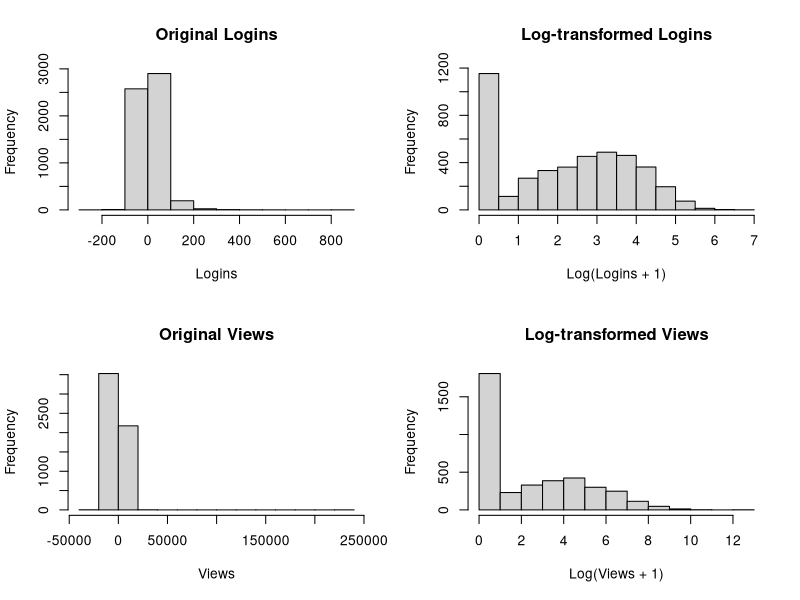
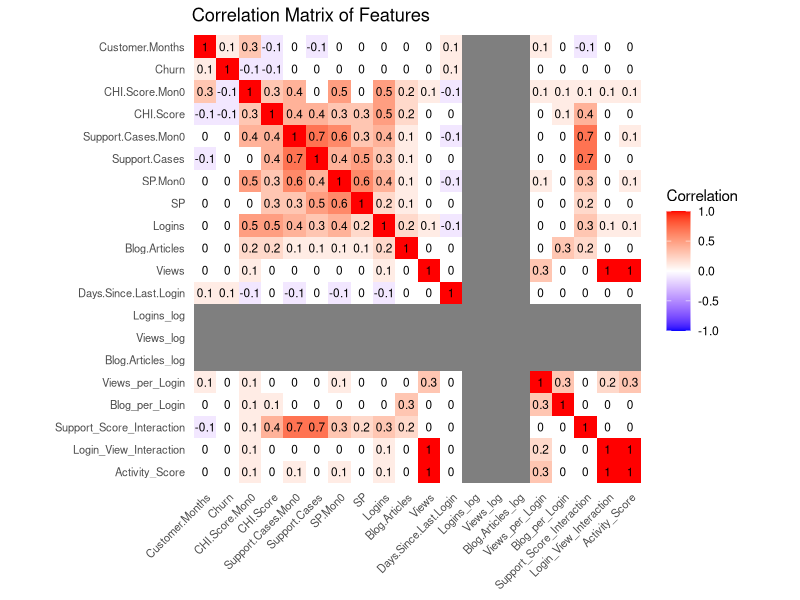
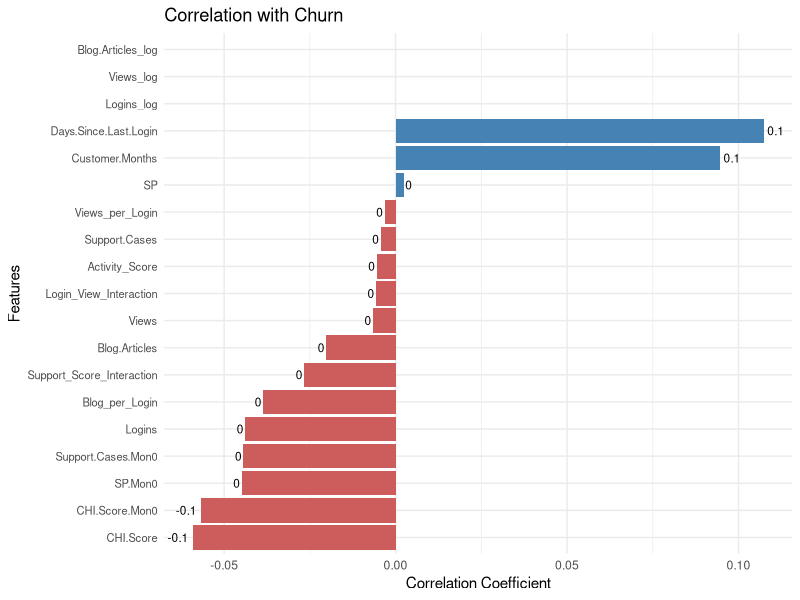
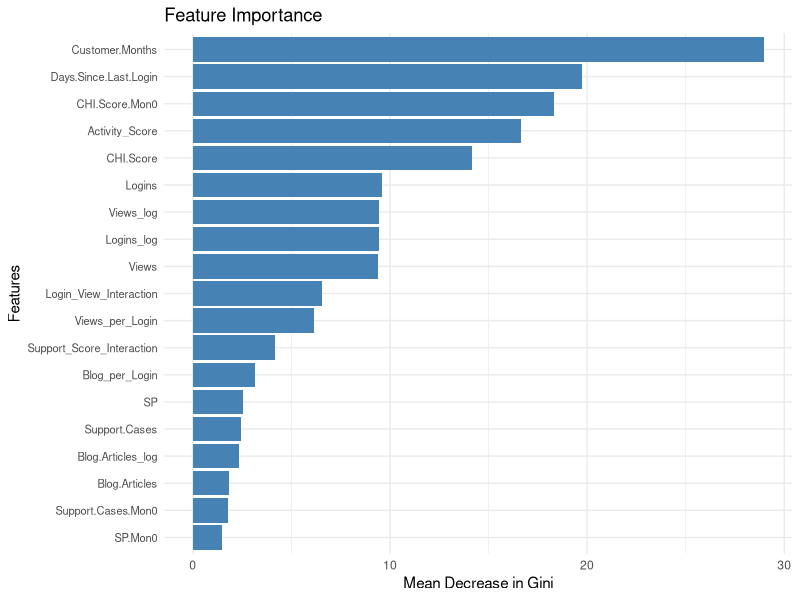

Recreate these plots in R, in order.
## ---- chunk 1
knitr::opts_chunk$set(
  echo = TRUE,
  warning = FALSE,
  message = FALSE,
  fig.width = 10,
  fig.height = 6
)

# Check and install required packages if needed
required_packages <- c("tidyverse", "caret", "corrplot", "randomForest", "ggplot2")
new_packages <- required_packages[!(required_packages %in% installed.packages()[,"Package"])]
if(length(new_packages)) install.packages(new_packages)

# Load required libraries
library(tidyverse)
library(caret)
library(corrplot)
library(randomForest)
library(ggplot2)
## ---- chunk 2
# Load the data
data <- read.csv("data/ChurnData.csv")

# Display initial structure
str(data)

# Display first few rows
head(data)

# Summary statistics
summary(data)
## ---- chunk 3
# Create a copy of the data for transformations
data_transformed <- data

# Log transformations for skewed numeric variables
# These transformations help normalize right-skewed distributions of engagement metrics
# and make the relationships more linear, which is beneficial for many modeling techniques
data_transformed$Logins_log <- log1p(data_transformed$Logins)
data_transformed$Views_log <- log1p(data_transformed$Views)
data_transformed$Blog.Articles_log <- log1p(data_transformed$Blog.Articles)

# Create ratio features
# These ratios help identify customers who are more engaged relative to their login frequency
# A high ratio might indicate more valuable customers who make the most of each login
data_transformed$Views_per_Login <- ifelse(data_transformed$Logins > 0, 
                                         data_transformed$Views / data_transformed$Logins, 
                                         0)

data_transformed$Blog_per_Login <- ifelse(data_transformed$Logins > 0, 
                                        data_transformed$Blog.Articles / data_transformed$Logins, 
                                        0)

# Create interaction features
# These interactions help capture combined effects of different customer behaviors
# For example, the relationship between support cases and CHI score might be different
# for customers with different engagement levels
data_transformed$Support_Score_Interaction <- data_transformed$Support.Cases * data_transformed$CHI.Score
data_transformed$Login_View_Interaction <- data_transformed$Logins * data_transformed$Views

# Create time-based features
# This normalizes engagement metrics by customer tenure to enable fair comparisons
# between customers who have been with the service for different lengths of time
data_transformed$Activity_Score <- (data_transformed$Logins + data_transformed$Views + 
                                  data_transformed$Blog.Articles) / data_transformed$Customer.Months

# Display summary of transformed features
print("Summary of original and transformed features:")
summary(data_transformed)

# Visualize the impact of transformations
par(mfrow = c(2, 2))
hist(data_transformed$Logins, main = "Original Logins", xlab = "Logins")
hist(data_transformed$Logins_log, main = "Log-transformed Logins", xlab = "Log(Logins + 1)")
hist(data_transformed$Views, main = "Original Views", xlab = "Views")
hist(data_transformed$Views_log, main = "Log-transformed Views", xlab = "Log(Views + 1)")
## ---- chunk 4

# Data validation
print("Checking for missing values:")
print(colSums(is.na(data_transformed)))

# Remove any rows with missing values for correlation analysis
data_for_cor <- data_transformed %>%
  select(-ID) %>%
  select_if(is.numeric) %>%
  na.omit()

# Remove columns with all NA before correlation
cor_data <- data_for_cor[, colSums(is.na(data_for_cor)) < nrow(data_for_cor)]

if(ncol(cor_data) < 2) {
  cat("\nNot enough valid features to compute a correlation matrix.\n")
} else {
  cor_matrix <- cor(cor_data, use = "pairwise.complete.obs")
  cor_matrix_rounded <- round(cor_matrix, 1)

  # Convert correlation matrix to long format for ggplot
  cor_long <- as.data.frame(cor_matrix_rounded) %>%
    rownames_to_column("Var1") %>%
    pivot_longer(-Var1, names_to = "Var2", values_to = "Correlation") %>%
    mutate(Var1 = factor(Var1, levels = rev(rownames(cor_matrix))),
           Var2 = factor(Var2, levels = colnames(cor_matrix)))

  # Create correlation heatmap using ggplot2 (red=positive, blue=negative, white=0)
  print(
    ggplot(cor_long, aes(x = Var2, y = Var1, fill = Correlation)) +
      geom_tile() +
      geom_text(aes(label = Correlation), size = 3) +
      scale_fill_gradient2(low = "blue", high = "red", mid = "white", 
                          midpoint = 0, limit = c(-1, 1), space = "Lab",
                          name = "Correlation") +
      theme_minimal() +
      theme(axis.text.x = element_text(angle = 45, hjust = 1, size = 8),
            axis.text.y = element_text(size = 8),
            axis.title = element_blank(),
            panel.grid = element_blank()) +
      coord_fixed() +
      labs(title = "Correlation Matrix of Features")
  )

  # Identify highly correlated features
  cor_threshold <- 0.7
  high_cor_pairs <- which(abs(cor_matrix) > cor_threshold & upper.tri(cor_matrix), arr.ind = TRUE)

  if(nrow(high_cor_pairs) > 0) {
    print("Highly correlated feature pairs (correlation > 0.7):")
    for(i in 1:nrow(high_cor_pairs)) {
      row_name <- rownames(cor_matrix)[high_cor_pairs[i,1]]
      col_name <- colnames(cor_matrix)[high_cor_pairs[i,2]]
      cor_value <- round(cor_matrix[high_cor_pairs[i,1], high_cor_pairs[i,2]], 1)
      cat(sprintf("%s - %s: %.1f\n", row_name, col_name, cor_value))
    }
  } else {
    print("No highly correlated features found (correlation > 0.7)")
  }
}

# Plot correlation with target variable
target_correlations <- cor_matrix[, "Churn"]
target_correlations <- target_correlations[order(abs(target_correlations), decreasing = TRUE)]

# Create a bar plot of correlations with target using ggplot2
target_cor_df <- data.frame(
  Feature = names(target_correlations),
  Correlation = target_correlations
) %>%
  filter(Feature != "Churn") %>%
  mutate(Feature = factor(Feature, levels = Feature[order(Correlation)]))

ggplot(target_cor_df, aes(x = Feature, y = Correlation, fill = Correlation > 0)) +
  geom_bar(stat = "identity") +
  coord_flip() +
  scale_fill_manual(values = c("TRUE" = "steelblue", "FALSE" = "indianred")) +
  theme_minimal() +
  theme(axis.text.y = element_text(size = 8),
        legend.position = "none") +
  labs(title = "Correlation with Churn",
       x = "Features",
       y = "Correlation Coefficient") +
  geom_text(aes(label = round(Correlation, 1)), 
            hjust = ifelse(target_cor_df$Correlation > 0, -0.2, 1.2),
            size = 3)

## ---- chunk 5
# Prepare data for feature importance
set.seed(123)

# Remove rows with missing values and prepare data
data_for_importance <- data_transformed %>%
  select(-ID) %>%
  select_if(is.numeric) %>%
  na.omit()

# Print the number of rows after removing missing values
print(paste("Number of complete cases:", nrow(data_for_importance)))

# Check for infinite values
print("Checking for infinite values:")
print(colSums(is.infinite(as.matrix(data_for_importance))))

# Replace infinite values with NA and then remove them
data_for_importance <- data_for_importance %>%
  mutate(across(everything(), ~ifelse(is.infinite(.), NA, .))) %>%
  na.omit()

# Ensure Churn is a factor
data_for_importance$Churn <- as.factor(data_for_importance$Churn)

# Print data structure before modeling
print("Data structure before modeling:")
str(data_for_importance)

# Train a simple random forest model with error handling
tryCatch({
  rf_model <- randomForest(Churn ~ ., 
                          data = data_for_importance,
                          importance = TRUE,
                          ntree = 100)
  
  # Get feature importance
  importance_data <- as.data.frame(importance(rf_model))
  importance_data$Feature <- rownames(importance_data)
  importance_data <- importance_data[order(importance_data$MeanDecreaseGini, decreasing = TRUE),]
  
  # Plot feature importance
  print(ggplot(importance_data, aes(x = reorder(Feature, MeanDecreaseGini), y = MeanDecreaseGini)) +
    geom_bar(stat = "identity", fill = "steelblue") +
    coord_flip() +
    theme_minimal() +
    labs(title = "Feature Importance",
         x = "Features",
         y = "Mean Decrease in Gini") +
    theme(axis.text.y = element_text(size = 8)))
  
  # Print top 10 most important features
  print("Top 10 most important features:")
  print(head(importance_data[, c("Feature", "MeanDecreaseGini")], 10))
}, error = function(e) {
  print("Error in random forest model:")
  print(e)
  
  # Fallback to correlation-based importance
  print("Using correlation-based importance instead:")
  cor_importance <- abs(cor(data_for_importance %>% select(-Churn), 
                          as.numeric(data_for_importance$Churn) - 1))
  cor_importance <- data.frame(
    Feature = rownames(cor_importance),
    Importance = cor_importance[,1]
  )
  cor_importance <- cor_importance[order(cor_importance$Importance, decreasing = TRUE),]
  
  print(ggplot(cor_importance, aes(x = reorder(Feature, Importance), y = Importance)) +
    geom_bar(stat = "identity", fill = "steelblue") +
    coord_flip() +
    theme_minimal() +
    labs(title = "Feature Importance (Correlation-based)",
         x = "Features",
         y = "Absolute Correlation with Churn") +
    theme(axis.text.y = element_text(size = 8)))
  
  print("Top 10 most important features (correlation-based):")
  print(head(cor_importance, 10))
})
## ---- chunk 6
# Save the engineered features (including Churn) to a new CSV for modeling
engineered_for_modeling <- data_transformed %>% select(-ID)
write.csv(engineered_for_modeling, "data/EngineeredChurnData.csv", row.names = FALSE)
cat("Engineered features saved to data/EngineeredChurnData.csv\n")
